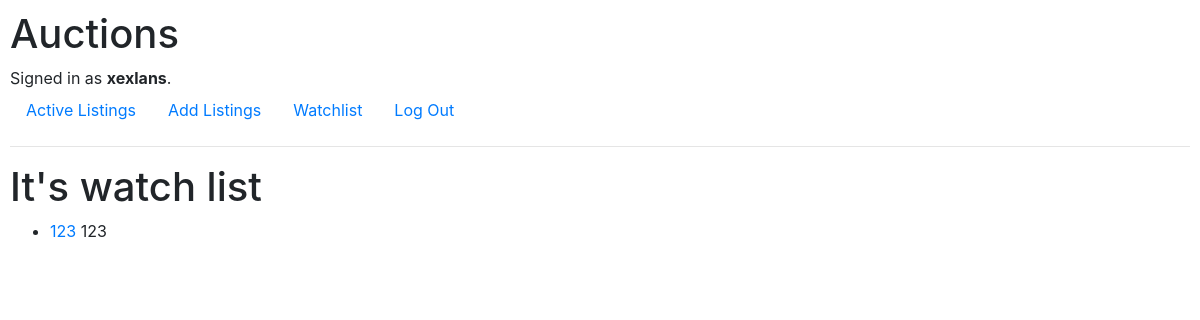
Screenshot of /watchlist (signed in) with the database file from the repository.
### auctions/models.py (models this page shows, shortened)
class User(AbstractUser):
    pass

class AuctionList(models.Model):
    title = models.CharField(max_length=64, verbose_name="title")
    description = models.TextField(verbose_name="description")
    start_price = models.IntegerField(null=False, blank=False)
    creator = models.ForeignKey(User, on_delete=models.CASCADE, related_name="auction_list", verbose_name="creator")
    current_bid = models.DecimalField(max_digits=10, decimal_places=2, null=True, blank=True)

### auctions/views.py (the view)
# urls.py: path("watchlist", views.watchlist, name="watchlist"),
def watchlist(request):
    user_watchlist, created = WatchList.objects.get_or_create(user = request.user)
    context = {
        "all_watchlist": user_watchlist.auction_list.all()
    }
    return render(request, 'auctions/watchlist.html', context)

### auctions/templates/auctions/watchlist.html
{% extends "auctions/layout.html" %}
{% block body %}
    <h1>It's watch list</h1>
    {% if all_watchlist %}
        <ul>
            {% for auction in all_watchlist %}
            <li>
                <a href="{% url 'auction' auction.id %}">{{ auction.title }}</a>
                {{ auction.start_price }}
            </li>
            {% endfor %}
        </ul>
    {% else %}
        <p>Список отслеживаемых аукционов</p>
    {% endif %}
{% endblock %}

### auctions/templates/auctions/layout.html (shortened to what this page needs)
{% load static %}
<!DOCTYPE html>
<html lang="en">
    <head>
        <link rel="stylesheet" href="https://stackpath.bootstrapcdn.com/bootstrap/4.4.1/css/bootstrap.min.css">
        <link href="{% static 'auctions/styles.css' %}" rel="stylesheet">
    </head>
    <body>
        <h1>Auctions</h1>
        <div>
            {% if user.is_authenticated %}
                Signed in as <strong>{{ user.username }}</strong>.
            {% else %}
                Not signed in.
            {% endif %}
        </div>
        <ul class="nav">
            <li class="nav-item">
                <a class="nav-link" href="{% url 'index' %}">Active Listings</a>
            </li>
            {% if user.is_authenticated %}
                <li class="nav">
                    <li class="nav-item">
                        <a class="nav-link" href="{% url 'add' %}">Add Listings</a>
                    </li>
                </li>
                <li class="nav-item">
                    <a class="nav-link" href="{% url 'watchlist' %}">Watchlist</a>
                </li>
                <li class="nav-item">
                    <a class="nav-link" href="{% url 'logout' %}">Log Out</a>
                </li>
            {% endif %}
        </ul>
        <hr>
        {% block body %}
        {% endblock %}
    </body>
</html>

### auctions/static/auctions/styles.css (style rules this page uses)
body { padding: 10px; }

### rows the page displays
User: username "xexlans"
AuctionList: title "123", start_price "123"
